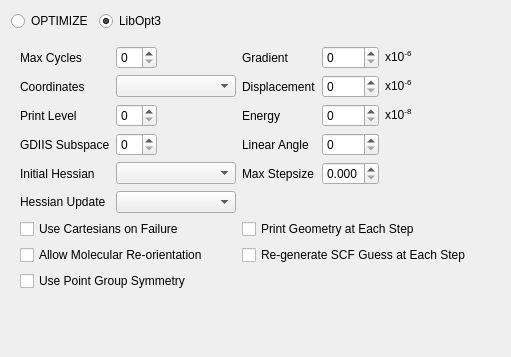
<?xml version="1.0" encoding="UTF-8"?>
<ui version="4.0">
 <class>GeometryTab</class>
 <widget class="QWidget" name="GeometryTab">
  <property name="geometry">
   <rect>
    <x>0</x>
    <y>0</y>
    <width>511</width>
    <height>357</height>
   </rect>
  </property>
  <property name="windowTitle">
   <string>Form</string>
  </property>
  <layout class="QVBoxLayout" name="verticalLayout_3">
   <item>
    <layout class="QHBoxLayout" name="horizontalLayout">
     <item>
      <widget class="QRadioButton" name="qui_optimize">
       <property name="text">
        <string>OPTIMIZE</string>
       </property>
      </widget>
     </item>
     <item>
      <widget class="QRadioButton" name="qui_libopt3">
       <property name="text">
        <string>LibOpt3</string>
       </property>
       <property name="checked">
        <bool>true</bool>
       </property>
      </widget>
     </item>
     <item>
      <spacer name="horizontalSpacer_3">
       <property name="orientation">
        <enum>Qt::Horizontal</enum>
       </property>
       <property name="sizeHint" stdset="0">
        <size>
         <width>40</width>
         <height>20</height>
        </size>
       </property>
      </spacer>
     </item>
    </layout>
   </item>
   <item>
    <widget class="QStackedWidget" name="geomOptStack">
     <property name="currentIndex">
      <number>0</number>
     </property>
     <widget class="QWidget" name="Optimize">
      <layout class="QVBoxLayout" name="verticalLayout">
       <item>
        <layout class="QGridLayout" name="gridLayout">
         <item row="1" column="3">
          <widget class="QLabel" name="label_10">
           <property name="text">
            <string>Displacement</string>
           </property>
          </widget>
         </item>
         <item row="1" column="0">
          <widget class="QLabel" name="label_14">
           <property name="text">
            <string>Coordinates</string>
           </property>
          </widget>
         </item>
         <item row="2" column="0">
          <widget class="QLabel" name="label_45">
           <property name="text">
            <string>Print Level</string>
           </property>
          </widget>
         </item>
         <item row="7" column="0" colspan="3">
          <widget class="QCheckBox" name="geom_opt_iproj">
           <property name="text">
            <string>Allow Molecular Re-orientation</string>
           </property>
          </widget>
         </item>
         <item row="6" column="3" colspan="4">
          <widget class="QCheckBox" name="geom_print">
           <property name="text">
            <string>Print Geometry at Each Step</string>
           </property>
          </widget>
         </item>
         <item row="2" column="4">
          <widget class="QSpinBox" name="geom_opt_tol_energy"/>
         </item>
         <item row="3" column="1">
          <widget class="QSpinBox" name="geom_opt_diis_subspace"/>
         </item>
         <item row="4" column="4">
          <widget class="QDoubleSpinBox" name="geom_opt_max_step_size">
           <property name="prefix">
            <string/>
           </property>
           <property name="suffix">
            <string/>
           </property>
           <property name="decimals">
            <number>3</number>
           </property>
           <property name="maximum">
            <double>9.990000000000000</double>
           </property>
          </widget>
         </item>
         <item row="2" column="5">
          <widget class="QLabel" name="label_11">
           <property name="text">
            <string>x10&lt;sup&gt;-8&lt;/sup&gt;</string>
           </property>
          </widget>
         </item>
         <item row="0" column="4">
          <widget class="QSpinBox" name="geom_opt_tol_gradient"/>
         </item>
         <item row="1" column="6">
          <spacer name="horizontalSpacer">
           <property name="orientation">
            <enum>Qt::Horizontal</enum>
           </property>
           <property name="sizeHint" stdset="0">
            <size>
             <width>40</width>
             <height>20</height>
            </size>
           </property>
          </spacer>
         </item>
         <item row="0" column="5">
          <widget class="QLabel" name="label_16">
           <property name="text">
            <string>x10&lt;sup&gt;-6&lt;/sup&gt;</string>
           </property>
          </widget>
         </item>
         <item row="5" column="0">
          <widget class="QLabel" name="label_44">
           <property name="text">
            <string>Hessian Update</string>
           </property>
          </widget>
         </item>
         <item row="4" column="1" colspan="2">
          <widget class="QComboBox" name="geom_opt_hessian"/>
         </item>
         <item row="7" column="3" colspan="4">
          <widget class="QCheckBox" name="geom_opt_scf_guess_always">
           <property name="text">
            <string>Re-generate SCF Guess at Each Step</string>
           </property>
          </widget>
         </item>
         <item row="8" column="0" colspan="3">
          <widget class="QCheckBox" name="geom_opt_symmetry">
           <property name="text">
            <string>Use Point Group Symmetry</string>
           </property>
          </widget>
         </item>
         <item row="5" column="1" colspan="2">
          <widget class="QComboBox" name="geom_opt_hessian_update"/>
         </item>
         <item row="4" column="3">
          <widget class="QLabel" name="label_71">
           <property name="text">
            <string>Max Stepsize</string>
           </property>
          </widget>
         </item>
         <item row="4" column="0">
          <widget class="QLabel" name="label_72">
           <property name="text">
            <string>Initial Hessian</string>
           </property>
          </widget>
         </item>
         <item row="3" column="3">
          <widget class="QLabel" name="label_68">
           <property name="text">
            <string>Linear Angle</string>
           </property>
          </widget>
         </item>
         <item row="6" column="0" colspan="3">
          <widget class="QCheckBox" name="qui_cartesian_fallback">
           <property name="text">
            <string>Use Cartesians on Failure</string>
           </property>
          </widget>
         </item>
         <item row="2" column="3">
          <widget class="QLabel" name="label_12">
           <property name="text">
            <string>Energy</string>
           </property>
          </widget>
         </item>
         <item row="0" column="0">
          <widget class="QLabel" name="label_17">
           <property name="text">
            <string>Max Cycles</string>
           </property>
          </widget>
         </item>
         <item row="3" column="0">
          <widget class="QLabel" name="label_70">
           <property name="text">
            <string>GDIIS Subspace</string>
           </property>
          </widget>
         </item>
         <item row="0" column="1">
          <widget class="QSpinBox" name="geom_opt_max_cycles"/>
         </item>
         <item row="3" column="4">
          <widget class="QSpinBox" name="geom_opt_linear_angle"/>
         </item>
         <item row="1" column="5">
          <widget class="QLabel" name="label_113">
           <property name="text">
            <string>x10&lt;sup&gt;-6&lt;/sup&gt;</string>
           </property>
          </widget>
         </item>
         <item row="1" column="4">
          <widget class="QSpinBox" name="geom_opt_tol_displacement"/>
         </item>
         <item row="2" column="1">
          <widget class="QSpinBox" name="geom_opt_print"/>
         </item>
         <item row="0" column="3">
          <widget class="QLabel" name="label_13">
           <property name="text">
            <string>Gradient</string>
           </property>
          </widget>
         </item>
         <item row="0" column="2">
          <spacer name="horizontalSpacer_5">
           <property name="orientation">
            <enum>Qt::Horizontal</enum>
           </property>
           <property name="sizeHint" stdset="0">
            <size>
             <width>40</width>
             <height>20</height>
            </size>
           </property>
          </spacer>
         </item>
         <item row="1" column="1" colspan="2">
          <widget class="QComboBox" name="geom_opt_coordinates"/>
         </item>
        </layout>
       </item>
      </layout>
     </widget>
     <widget class="QWidget" name="Libopt3">
      <layout class="QVBoxLayout" name="verticalLayout_2">
       <item>
        <layout class="QGridLayout" name="gridLayout_2">
         <item row="1" column="3">
          <widget class="QLabel" name="label_20">
           <property name="text">
            <string>Displacement</string>
           </property>
          </widget>
         </item>
         <item row="1" column="4">
          <widget class="QDoubleSpinBox" name="qui_geom_opt_displacement_convergence"/>
         </item>
         <item row="2" column="1">
          <widget class="QSpinBox" name="qui_geom_opt_print_level"/>
         </item>
         <item row="2" column="4">
          <widget class="QDoubleSpinBox" name="qui_geom_opt_energy_convergence"/>
         </item>
         <item row="5" column="3" colspan="2">
          <widget class="QCheckBox" name="qui_geom_opt_user_topology">
           <property name="text">
            <string>User-defined Topology</string>
           </property>
          </widget>
         </item>
         <item row="0" column="5">
          <spacer name="horizontalSpacer_2">
           <property name="orientation">
            <enum>Qt::Horizontal</enum>
           </property>
           <property name="sizeHint" stdset="0">
            <size>
             <width>40</width>
             <height>20</height>
            </size>
           </property>
          </spacer>
         </item>
         <item row="0" column="4">
          <widget class="QDoubleSpinBox" name="qui_geom_opt_gradient_convergence"/>
         </item>
         <item row="4" column="3">
          <widget class="QLabel" name="label_4">
           <property name="text">
            <string>Recompute Hessian</string>
           </property>
          </widget>
         </item>
         <item row="0" column="3">
          <widget class="QLabel" name="label_19">
           <property name="text">
            <string>Gradient</string>
           </property>
          </widget>
         </item>
         <item row="0" column="0">
          <widget class="QLabel" name="label_18">
           <property name="text">
            <string>Max Cycles</string>
           </property>
          </widget>
         </item>
         <item row="4" column="0">
          <widget class="QLabel" name="label_3">
           <property name="text">
            <string>Initial Hessian</string>
           </property>
          </widget>
         </item>
         <item row="4" column="4">
          <widget class="QSpinBox" name="qui_geom"/>
         </item>
         <item row="1" column="0">
          <widget class="QLabel" name="label_15">
           <property name="text">
            <string>Coordinates</string>
           </property>
          </widget>
         </item>
         <item row="3" column="3">
          <widget class="QLabel" name="label_73">
           <property name="text">
            <string>Max Stepsize</string>
           </property>
          </widget>
         </item>
         <item row="0" column="1">
          <widget class="QSpinBox" name="qui_geom_opt_maxiter"/>
         </item>
         <item row="2" column="0">
          <widget class="QLabel" name="label_2">
           <property name="text">
            <string>Print Level</string>
           </property>
          </widget>
         </item>
         <item row="2" column="3">
          <widget class="QLabel" name="label_21">
           <property name="text">
            <string>Energy</string>
           </property>
          </widget>
         </item>
         <item row="3" column="0">
          <widget class="QLabel" name="label">
           <property name="text">
            <string>Algorithm</string>
           </property>
          </widget>
         </item>
         <item row="3" column="4">
          <widget class="QDoubleSpinBox" name="qui_geom_opt_max_displacement"/>
         </item>
         <item row="0" column="2">
          <spacer name="horizontalSpacer_4">
           <property name="orientation">
            <enum>Qt::Horizontal</enum>
           </property>
           <property name="sizeHint" stdset="0">
            <size>
             <width>40</width>
             <height>20</height>
            </size>
           </property>
          </spacer>
         </item>
         <item row="1" column="1" colspan="2">
          <widget class="QComboBox" name="qui_geom_opt_coordinates"/>
         </item>
         <item row="3" column="1" colspan="2">
          <widget class="QComboBox" name="qui_geom_opt_algorithm"/>
         </item>
         <item row="4" column="1" colspan="2">
          <widget class="QComboBox" name="qui_geom_opt_initial_hessian"/>
         </item>
         <item row="5" column="0" colspan="3">
          <widget class="QCheckBox" name="qui_geom_opt_restart">
           <property name="text">
            <string>Use Cartesians on Failure</string>
           </property>
          </widget>
         </item>
         <item row="6" column="0" colspan="3">
          <widget class="QCheckBox" name="qui_geom_opt_final_vibrational_analysis">
           <property name="text">
            <string>Final Vibrational Analysis</string>
           </property>
          </widget>
         </item>
        </layout>
       </item>
      </layout>
     </widget>
    </widget>
   </item>
   <item>
    <spacer name="verticalSpacer">
     <property name="orientation">
      <enum>Qt::Vertical</enum>
     </property>
     <property name="sizeHint" stdset="0">
      <size>
       <width>20</width>
       <height>40</height>
      </size>
     </property>
    </spacer>
   </item>
  </layout>
 </widget>
 <resources/>
 <connections/>
</ui>
